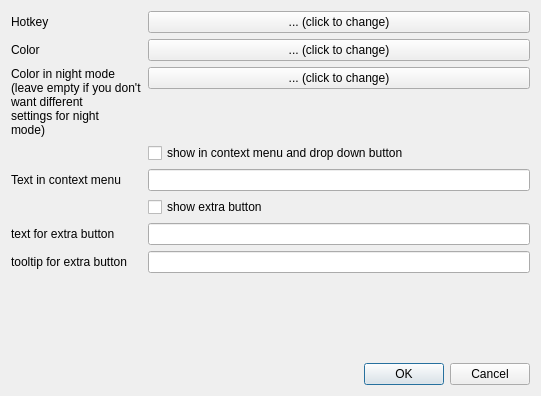
<?xml version="1.0" encoding="UTF-8"?>
<ui version="4.0">
 <class>Dialog</class>
 <widget class="QDialog" name="Dialog">
  <property name="geometry">
   <rect>
    <x>0</x>
    <y>0</y>
    <width>541</width>
    <height>396</height>
   </rect>
  </property>
  <property name="windowTitle">
   <string>Dialog</string>
  </property>
  <layout class="QGridLayout" name="gridLayout">
   <item row="0" column="0">
    <layout class="QFormLayout" name="formLayout">
     <item row="0" column="0">
      <widget class="QLabel" name="label">
       <property name="text">
        <string>Hotkey</string>
       </property>
      </widget>
     </item>
     <item row="0" column="1">
      <widget class="QPushButton" name="pb_hotkeyset">
       <property name="text">
        <string>... (click to change)</string>
       </property>
      </widget>
     </item>
     <item row="1" column="0">
      <widget class="QLabel" name="label_2">
       <property name="text">
        <string>Color</string>
       </property>
      </widget>
     </item>
     <item row="1" column="1">
      <widget class="QPushButton" name="pb_color">
       <property name="text">
        <string>... (click to change)</string>
       </property>
      </widget>
     </item>
     <item row="3" column="0">
      <widget class="QLabel" name="label_3">
       <property name="text">
        <string/>
       </property>
      </widget>
     </item>
     <item row="3" column="1">
      <widget class="QCheckBox" name="cb_contextmenu_show">
       <property name="text">
        <string>show in context menu and drop down button</string>
       </property>
      </widget>
     </item>
     <item row="4" column="0">
      <widget class="QLabel" name="label_4">
       <property name="text">
        <string>Text in context menu</string>
       </property>
      </widget>
     </item>
     <item row="4" column="1">
      <widget class="QLineEdit" name="le_contextmenu_text"/>
     </item>
     <item row="5" column="0">
      <widget class="QLabel" name="label_5">
       <property name="text">
        <string/>
       </property>
      </widget>
     </item>
     <item row="5" column="1">
      <widget class="QCheckBox" name="cb_extrabutton_show">
       <property name="text">
        <string>show extra button</string>
       </property>
      </widget>
     </item>
     <item row="6" column="0">
      <widget class="QLabel" name="label_6">
       <property name="text">
        <string>text for extra button</string>
       </property>
      </widget>
     </item>
     <item row="6" column="1">
      <widget class="QLineEdit" name="le_extrabutton_text"/>
     </item>
     <item row="7" column="0">
      <widget class="QLabel" name="label_7">
       <property name="text">
        <string>tooltip for extra button</string>
       </property>
      </widget>
     </item>
     <item row="7" column="1">
      <widget class="QLineEdit" name="le_tooltip_text"/>
     </item>
     <item row="2" column="1">
      <widget class="QPushButton" name="pb_color_nm">
       <property name="text">
        <string>... (click to change)</string>
       </property>
      </widget>
     </item>
     <item row="2" column="0">
      <widget class="QLabel" name="label_8">
       <property name="text">
        <string>&lt;html&gt;&lt;head/&gt;
&lt;body&gt;
Color in night mode&lt;br&gt;
(leave empty if you don't&lt;br&gt;
want different&lt;br&gt;
settings for night&lt;br&gt;
mode)
&lt;/body&gt;
&lt;/html&gt;</string>
       </property>
      </widget>
     </item>
    </layout>
   </item>
   <item row="1" column="0">
    <widget class="QDialogButtonBox" name="buttonBox">
     <property name="orientation">
      <enum>Qt::Horizontal</enum>
     </property>
     <property name="standardButtons">
      <set>QDialogButtonBox::Cancel|QDialogButtonBox::Ok</set>
     </property>
    </widget>
   </item>
  </layout>
 </widget>
 <resources/>
 <connections>
  <connection>
   <sender>buttonBox</sender>
   <signal>accepted()</signal>
   <receiver>Dialog</receiver>
   <slot>accept()</slot>
   <hints>
    <hint type="sourcelabel">
     <x>248</x>
     <y>254</y>
    </hint>
    <hint type="destinationlabel">
     <x>157</x>
     <y>274</y>
    </hint>
   </hints>
  </connection>
  <connection>
   <sender>buttonBox</sender>
   <signal>rejected()</signal>
   <receiver>Dialog</receiver>
   <slot>reject()</slot>
   <hints>
    <hint type="sourcelabel">
     <x>316</x>
     <y>260</y>
    </hint>
    <hint type="destinationlabel">
     <x>286</x>
     <y>274</y>
    </hint>
   </hints>
  </connection>
 </connections>
</ui>
